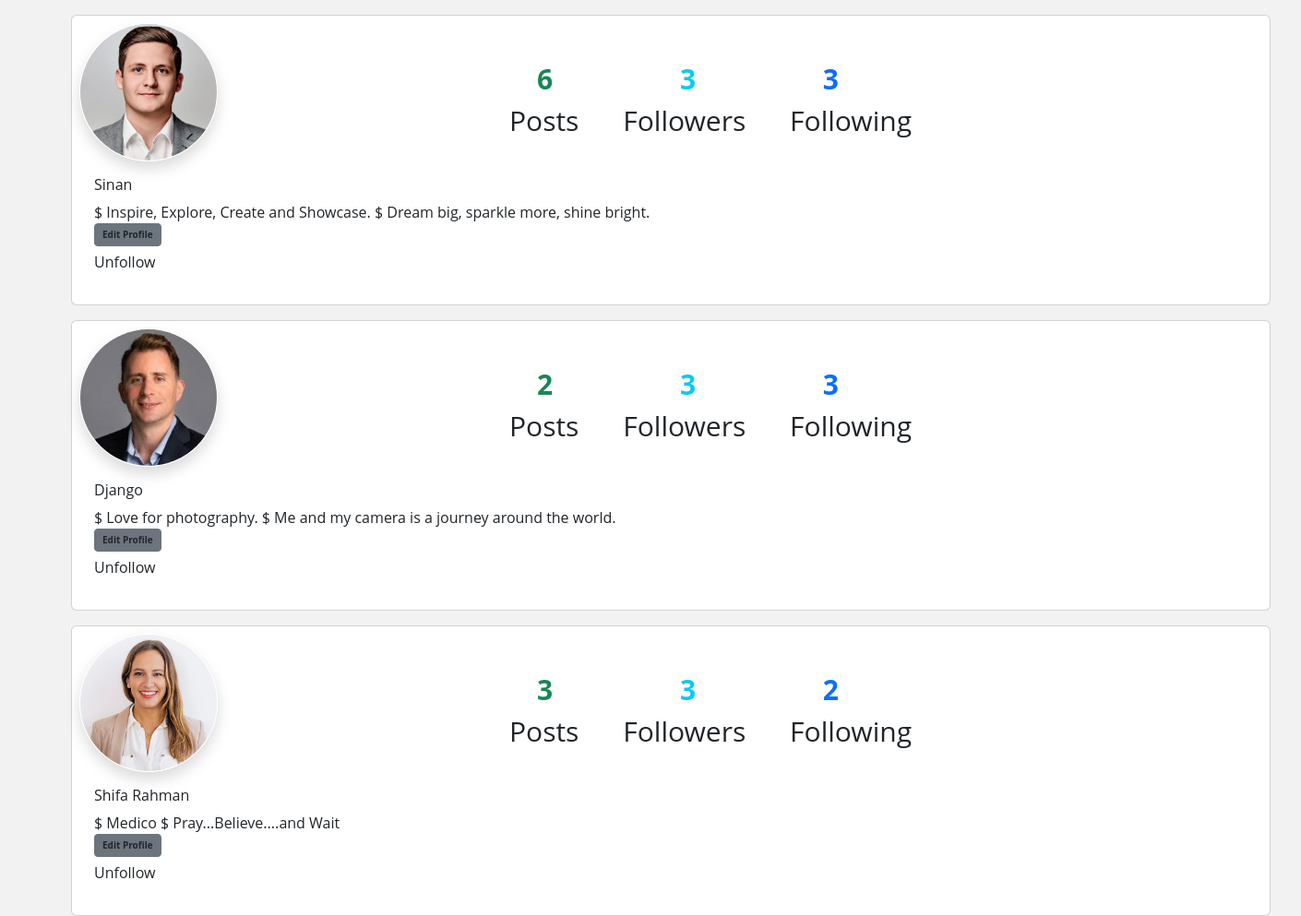
The page /profiles/all/ (signed in) on the database its author committed.
### blog/models.py (models this page shows, shortened)
class UserProfile(models.Model):
    user = models.OneToOneField(User, on_delete=models.CASCADE, related_name="profile")
    profile_pic = models.ImageField(upload_to="profile_pics",default="static/images/profilepic.png",null=True,blank=True)
    name = models.CharField(max_length=100, null=True)
    bio = models.TextField(max_length=250, blank=True)
    address = models.CharField(max_length=200, null=True)
    phone = models.CharField(max_length=20, null=True)
    dob = models.DateField(null=True)
    created_date = models.DateTimeField(auto_now_add=True)
    updated_date = models.DateTimeField(auto_now=True)
    is_active = models.BooleanField(default=True)
    following = models.ManyToManyField("self", related_name="followed_by", null=True, symmetrical=False)
    block = models.ManyToManyField("self", related_name="blocked", symmetrical=False, null=True)

### blog/views.py (the view)
# urls.py: path("profiles/all/", views.ProfileListView.as_view(), name="profile-list"),
@method_decorator(decs, name='dispatch')
class ProfileListView(View):
    def get(self, request, *args, **kwargs):
        qs = UserProfile.objects.all().exclude(user=request.user)
        return render(request, "profile_list.html", {"data":qs})

### blog/templates/profile_list.html (shortened to what this page needs)
<!DOCTYPE html>
{%load static%}
<html lang="en">
<head>
  <link href="https://cdn.jsdelivr.net/npm/bootstrap@5.3.3/dist/css/bootstrap.min.css" rel="stylesheet"
>
    <script src="https://cdn.tailwindcss.com"></script>
</head>
<body>
  {%for p in data%}
  <div class="container">
  <div class="card mt-3 p-2" style="width: 1300px; height: 315px;">
    {%if p.profile_pic%}
    <img src="{{p.profile_pic.url}}" class="card-img-top shadow border border-white" style="border-radius: 600px; height: 150px; width: 150px;"
      alt="...">
    {%else%}
    <img src="{%static 'images/profilepic.png'%}" class="card-img-top shadow border border-white" style="border-radius: 600px; height: 150px; width: 150px;"
    alt="...">
    {%endif%}
    <div class="card-body">
      <h5 class="card-title">{{p.name}}</h5>
      <p class="card-text">{{p.bio}}</p>
      <a href="{%url 'profile-update' p.id%}" class="btn btn-secondary text-dark fw-bold btn-sm" id="button1">Edit Profile</a>
      <form action="{%url 'follow' p.id%}" method="post">
        {%if p in request.user.profile.following.all%}
            <button type="submit" name="action" value="unfollow">Unfollow</button>
        {%else%}
            <button type="submit" name="action" value="follow">Follow</button>
        {%endif%}
      </form>
    </div>
   <div class="count-container">
    <ul class="list-group list-group-flush">
      <li class="list-group-item">
        <span id="countspace" class="fw-bold text-success"> {{p.user.userpost.all.count}}</span>
        <span id="countspace" class="fw-bold text-info"> {{p.followed_by.count}}</span>
        <span id="countspace"class="fw-bold text-primary"> {{p.following.count}}</span> <br>
        <span id="countspace2">Posts</span>
        <span id="countspace2">Followers</span>
        <span id="countspace2">Following</span>
      </li>
    </ul>
  </div>
  </div>
  </div>
  {%endfor%}
</body>
</html>

### blog/templates/profile_list.html (style rules this page uses)
.count-container { position: absolute; padding-left: 500px; padding-top: 30px; font-size: 30px; }
#countspace { margin-right: 150px; margin-left: -20px }
#countspace2 { margin-right: 90px; margin-left: -50px; }
#button1 { font-size: 10px; margin-bottom: 5px; }
body { background: #f2f2f2; font-family: 'Open Sans', sans-serif; }

### rows shown on the page
UserProfile: profile_pic (picture), name "Sinan", bio "$ Inspire, Explore, Create and Showcase. $ Dream big, sparkle more, shine bright.", shows "Unfollow", user.userpost.all.count "6", followed_by.count "3", following.count "3"
UserProfile: profile_pic (picture), name "Django", bio "$ Love for photography. $ Me and my camera is a journey around the world.", shows "Unfollow", user.userpost.all.count "2", followed_by.count "3", following.count "3"
UserProfile: profile_pic (picture), name "Shifa Rahman", bio "$ Medico $ Pray...Believe....and Wait", shows "Unfollow", user.userpost.all.count "3", followed_by.count "3", following.count "2"
